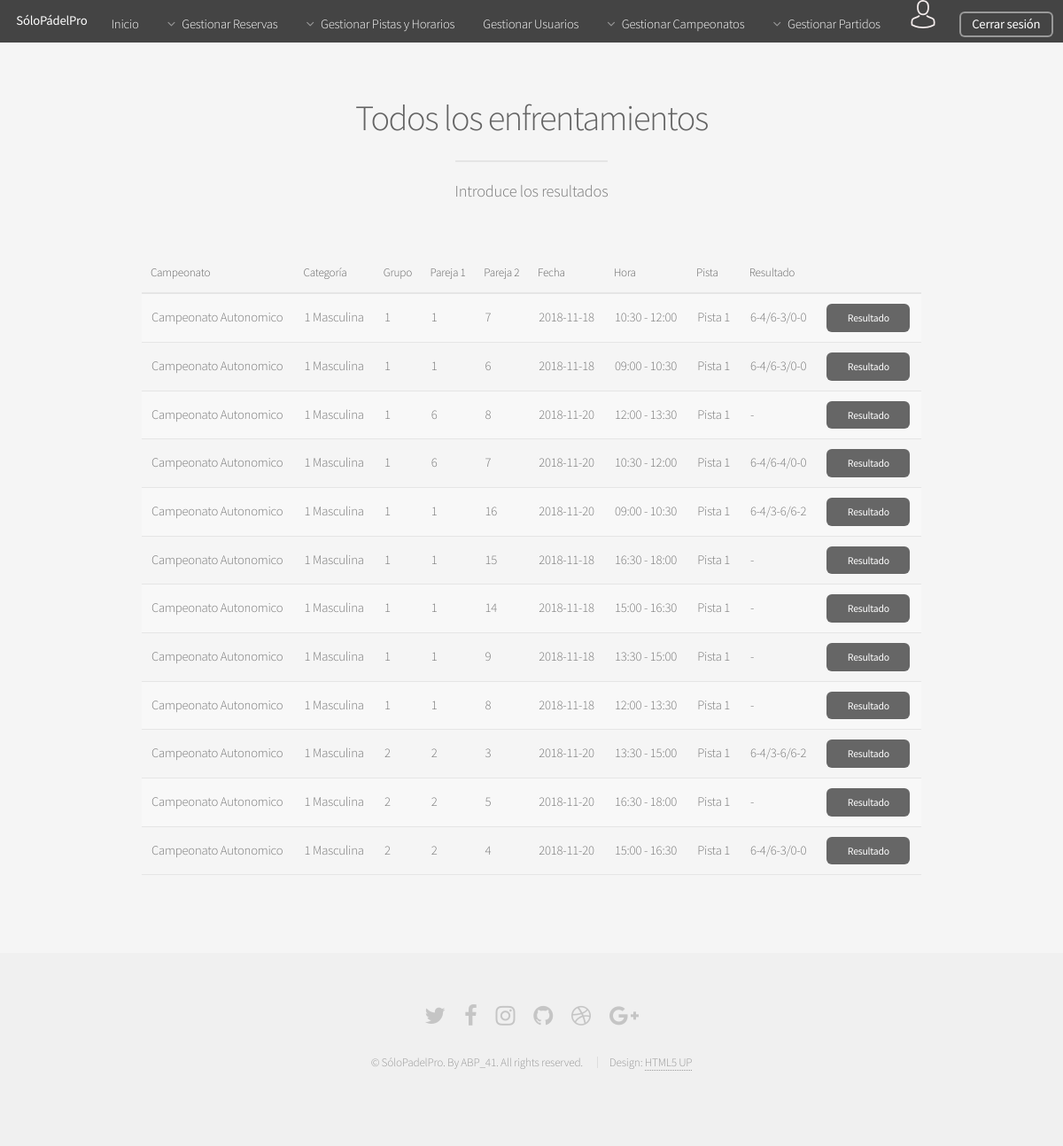
Page /Controllers/ENFRENTAMIENTO_Controller.php?action=SHOW (signed in) on the committed database.
### tables this page shows
CREATE TABLE IF NOT EXISTS ENFRENTAMIENTO(
  ID int(225) AUTO_INCREMENT NOT NULL,
  GRUPO_ID int(225) NOT NULL,
  RESULTADO varchar(25),
  PAREJA_1 int(225) NOT NULL,
  PAREJA_2 int(225) NOT NULL,
  RESERVA_ID int(225),
  PRIMARY KEY(ID),
  FOREIGN KEY (PAREJA_1) REFERENCES PAREJA (ID) ON DELETE CASCADE,
  FOREIGN KEY (PAREJA_2) REFERENCES PAREJA (ID) ON DELETE CASCADE,
  FOREIGN KEY (RESERVA_ID) REFERENCES RESERVA (ID) ON DELETE CASCADE,
  FOREIGN KEY (GRUPO_ID) REFERENCES GRUPO (ID) ON DELETE CASCADE
);

CREATE TABLE IF NOT EXISTS CAMPEONATO(
  ID int(225) AUTO_INCREMENT NOT NULL,
  NOMBRE varchar(50) NOT NULL,
  FECHA date NOT NULL,
  PRIMARY KEY(ID)
);

CREATE TABLE IF NOT EXISTS CATEGORIA(
  ID int(225) AUTO_INCREMENT NOT NULL,
  NIVEL int(5) NOT NULL,
  GENERO varchar(10) NOT NULL,
  PRIMARY KEY (ID)
);

CREATE TABLE IF NOT EXISTS GRUPO(
  ID int(225) AUTO_INCREMENT NOT NULL ,
  NOMBRE char(1) NOT NULL,
  CAMPEONATO_ID int(225) NOT NULL,
  CATEGORIA_ID int(225) NOT NULL,
  PRIMARY KEY(ID),
  FOREIGN KEY (CAMPEONATO_ID) REFERENCES CAMPEONATO (ID) ON DELETE CASCADE,
  FOREIGN KEY (CATEGORIA_ID) REFERENCES CATEGORIA (ID) ON DELETE CASCADE
);

CREATE TABLE IF NOT EXISTS RESERVA(
  ID int(225) AUTO_INCREMENT NOT NULL ,
  USUARIO_LOGIN varchar(25) NOT NULL,
  PISTA_ID int(225) NOT NULL,
  FECHA date NOT NULL,
  HORARIO_ID int(225) NOT NULL,
  PRIMARY KEY(ID),
  FOREIGN KEY (USUARIO_LOGIN) REFERENCES USUARIO (LOGIN) ON DELETE CASCADE,
  FOREIGN KEY (PISTA_ID) REFERENCES PISTA (ID) ON DELETE CASCADE,
  FOREIGN KEY (HORARIO_ID) REFERENCES HORARIO (ID) ON DELETE CASCADE
);

CREATE TABLE IF NOT EXISTS HORARIO(
  ID int(225) AUTO_INCREMENT NOT NULL,
  HORA_INICIO time NOT NULL,
  HORA_FIN time NOT NULL,
  PRIMARY KEY(ID)
);

CREATE TABLE IF NOT EXISTS PISTA(
  ID int(225) AUTO_INCREMENT NOT NULL ,
  NOMBRE varchar(25) NOT NULL,
  TIPO varchar(25) NOT NULL,
  PRIMARY KEY(ID)
);

### Functions/Authentication.php (called while the page is built)
<?php
function IsAuthenticated(){
	if (!isset($_SESSION['login'])){
		return false;
	}
	else{
		return true;
	}
}
?>

### Models/ENFRENTAMIENTO_Model.php (called while the page is built, shortened)
<?php
class ENFRENTAMIENTO_Model{
	function __construct($grupo_id,$resultado,$pareja_1,$pareja_2,$reserva_id){
        include_once '../Functions/Access_DB.php';
        $this->mysqli = ConnectDB();
    }
    function SHOW(){
        $fecha_act = date("Y-m-d");
        $sql_enf = "SELECT  CA.NOMBRE AS CAM_NOMBRE,
                                    CT.NIVEL,
                                    CT.GENERO,
                                    G.NOMBRE AS GR_NOMBRE,
                                    E.ID AS ENFRENTAMIENTO_ID,
                                    E.PAREJA_1 AS PAREJA1_ID,
                                    E.PAREJA_2 AS PAREJA2_ID,
                                    R.FECHA,
                                    H.HORA_INICIO,
                                    H.HORA_FIN,
                                    PI.NOMBRE AS PISTA_NOMBRE,
                                    E.RESULTADO
                                    FROM
                                    ENFRENTAMIENTO E,
                                    GRUPO G,
                                    CATEGORIA CT,
                                    CAMPEONATO CA,
                                    RESERVA R,
                                    HORARIO H,
                                    PISTA PI
                                    WHERE
                                    (E.GRUPO_ID = G.ID) and
                                    (G.CAMPEONATO_ID = CA.ID) and
                                    (G.CATEGORIA_ID = CT.ID) and
                                    (E.RESERVA_ID = R.ID) and
                                    (R.FECHA < '$fecha_act') and
                                    (R.HORARIO_ID = H.ID) and
                                    (R.PISTA_ID = PI.ID)
                                    ORDER BY 1, 2, 3, 4
                            ";
                $result_enf = $this->mysqli->query($sql_enf);
                return $result_enf;
    }
}
?>

### Functions/Access_DB.php (called while the page is built, shortened)
<?php
function ConnectDB(){
   $conexion = mysqli_connect("localhost", "abp41", "abp41", "ABP") or (new MESSAGE('ERROR: No se ha podido conectar con la base de datos', '../index.php'));
 if ($conexion->connect_errno) {
    	return false;
 }else{
 	return $conexion;
 }
}
?>

### Views/ENFRENTAMIENTO/GESRESULTADOS_View.php (the view)
<?php
class GESRESULTADOS{
	var $enfrentamientos;
	function __construct($enfrentamientos){
		$this->enfrentamientos = $enfrentamientos;
		$this->render();
	}
function render(){
    include '../Views/HEADER_View.php';
?>
	<section id="main" class="container">
	<header>
	   <h2>Todos los enfrentamientos</h2>
	    <p>Introduce los resultados</p>
	 </header>
				<div class="table-wrapper">
					<table>
						<thead >
							<tr>
								<th>Campeonato</th>
								<th>Categoría</th>
								<th>Grupo</th>
								<th>Pareja 1</th>
								<th>Pareja 2</th>
								<th>Fecha</th>
								<th>Hora</th>
								<th>Pista</th>
								<th>Resultado</th>
								<th></th>
							</tr>
						</thead>
						<tbody>
					<?php
						if($this->enfrentamientos <> NULL){
							while($row = mysqli_fetch_array($this->enfrentamientos)){
								$hora_inicio = explode(":", $row['HORA_INICIO']);
								$hora_fin = explode(":", $row['HORA_FIN']);
					?>
							<tr>
										<td><?php echo $row['CAM_NOMBRE']?></td>
										<td><?php echo $row['NIVEL']." ".$row['GENERO'] ?></td>
										<td><?php echo $row['GR_NOMBRE']?></td>
										<td><?php echo $row['PAREJA1_ID']?></td>
										<td><?php echo $row['PAREJA2_ID']?></td>
										<td><?php echo $row['FECHA']?></td>
										<td><?php echo $hora_inicio[0].":".$hora_inicio[1]." - ".$hora_fin[0].":".$hora_fin[1] ?></td>
										<td><?php echo $row['PISTA_NOMBRE']?></td>
										<?php if( $row['RESULTADO'] <> null){ ?>
											<td><?php echo $row['RESULTADO']?></td>
										<?php }else{ ?>
											<td><?php echo "-"?></td>
										<?php } ?>
										<td>
											<a class="button small" href="../Controllers/ENFRENTAMIENTO_Controller.php?action=INTRODUCIRRESULTADO&enfrentamiento_ID=<?=$row['ENFRENTAMIENTO_ID']?>">Resultado</a>
										</td>
							</tr>
				<?php
						}
					}
				?>
						</tbody>
					</table>
				</div>
   		</section>
    <?php
        include '../Views/FOOTER_View.php';
        }
    }
    ?>

### Controllers/ENFRENTAMIENTO_Controller.php (shortened to what this page needs)
<?php
    include "../Views/ENFRENTAMIENTO/GESRESULTADOS_View.php";
    include "../Models/CLASIFICACION_Model.php";
    include "../Models/ENFRENTAMIENTO_Model.php";
	if(isset($_REQUEST["action"]))  {
        $action = $_REQUEST["action"];
    }else{
        $action = 'SHOW';
    }
    switch ($action) {
        case 'SHOW':
            $ENFRENTAMIENTO = new ENFRENTAMIENTO_Model('','','','','');
            $enfrentamientos = $ENFRENTAMIENTO->SHOW();
            new GESRESULTADOS($enfrentamientos);
            break;
    }
?>

### Views/HEADER_View.php (shortened to what this page needs)
<?php
include_once '../Functions/Authentication.php';
?>
<html>
<head>
  <link rel="stylesheet" href="../assets/css/main.css" />
  <link rel="stylesheet" type="text/css" href="../assets/css/tcal.css" />
</head>
<body class="is-preload">
  <div id="page-wrapper">
    <header id="header">
      <h1><a href="../index.php">SóloPádelPro</a></h1>
      <nav id="nav">
        <ul>
          <li><a href="../index.php">Inicio</a></li>
          <li>
            <?php
            if(IsAuthenticated()){
              ?>
              <a href="#" class="icon fa-angle-down">Gestionar Reservas</a>
            </li>
            <?php
            if(isset($_SESSION["rol"]) && ($_SESSION["rol"] == 'ADMIN')){
              ?>
              <li>
                <a href="#" class="icon fa-angle-down">Gestionar Pistas y Horarios</a>
              </li>
              <?php
            }
            ?>
            <?php
            if(isset($_SESSION["rol"]) && ($_SESSION["rol"] == 'ADMIN')){
              ?>
              <li><a href="../Controllers/USER_Controller.php">Gestionar Usuarios</a></li>
              <?php
            }
            ?>
            <li>
              <a class="icon fa-angle-down">Gestionar Campeonatos</a>
            </li>
            <li>
              <a href="#" class="icon fa-angle-down">Gestionar Partidos</a>
            </li>
            <li><a href="#" class="class="icon fa-angle-down >
              <input type="image" id="login" src="../Views/images/avatar.png">
            </a>
          </li>
          <li>
            <a href="../Functions/Desconectar.php" class="button">Cerrar sesión</a>
            <?php
          }
          ?>
        </li>
      </ul>
    </nav>
  </header>

### Views/FOOTER_View.php (shortened to what this page needs)
<footer id="footer">
            <ul class="icons">
                <li><a href="#" class="icon fa-twitter"><span class="label">Twitter</span></a></li>
                <li><a href="#" class="icon fa-facebook"><span class="label">Facebook</span></a></li>
                <li><a href="#" class="icon fa-instagram"><span class="label">Instagram</span></a></li>
                <li><a href="#" class="icon fa-github"><span class="label">Github</span></a></li>
                <li><a href="#" class="icon fa-dribbble"><span class="label">Dribbble</span></a></li>
                <li><a href="#" class="icon fa-google-plus"><span class="label">Google+</span></a></li>
            </ul>
            <ul class="copyright">
                <li>&copy; SóloPadelPro. By ABP_41. All rights reserved.</li>
                <li>Design: <a href="http://html5up.net">HTML5 UP</a></li>
            </ul>
        </footer>
</div>
</body>
</html>

### rows in the picture
enfrentamiento: campeonato.NOMBRE "Campeonato Autonomico", categoria.NIVEL "1", categoria.GENERO "Masculina", GRUPO_ID.NOMBRE "1", PAREJA_1 "1", PAREJA_2 "7", RESERVA_ID.FECHA "2018-11-18", horario.HORA_INICIO "10", horario.HORA_INICIO "30", horario.HORA_FIN "12", horario.HORA_FIN "00", pista.NOMBRE "Pista 1", RESULTADO "6-4/6-3/0-0"
enfrentamiento: campeonato.NOMBRE "Campeonato Autonomico", categoria.NIVEL "1", categoria.GENERO "Masculina", GRUPO_ID.NOMBRE "1", PAREJA_1 "1", PAREJA_2 "6", RESERVA_ID.FECHA "2018-11-18", horario.HORA_INICIO "09", horario.HORA_INICIO "00", horario.HORA_FIN "10", horario.HORA_FIN "30", pista.NOMBRE "Pista 1", RESULTADO "6-4/6-3/0-0"
enfrentamiento: campeonato.NOMBRE "Campeonato Autonomico", categoria.NIVEL "1", categoria.GENERO "Masculina", GRUPO_ID.NOMBRE "1", PAREJA_1 "6", PAREJA_2 "8", RESERVA_ID.FECHA "2018-11-20", horario.HORA_INICIO "12", horario.HORA_INICIO "00", horario.HORA_FIN "13", horario.HORA_FIN "30", pista.NOMBRE "Pista 1"
enfrentamiento: campeonato.NOMBRE "Campeonato Autonomico", categoria.NIVEL "1", categoria.GENERO "Masculina", GRUPO_ID.NOMBRE "1", PAREJA_1 "6", PAREJA_2 "7", RESERVA_ID.FECHA "2018-11-20", horario.HORA_INICIO "10", horario.HORA_INICIO "30", horario.HORA_FIN "12", horario.HORA_FIN "00", pista.NOMBRE "Pista 1", RESULTADO "6-4/6-4/0-0"
enfrentamiento: campeonato.NOMBRE "Campeonato Autonomico", categoria.NIVEL "1", categoria.GENERO "Masculina", GRUPO_ID.NOMBRE "1", PAREJA_1 "1", PAREJA_2 "16", RESERVA_ID.FECHA "2018-11-20", horario.HORA_INICIO "09", horario.HORA_INICIO "00", horario.HORA_FIN "10", horario.HORA_FIN "30", pista.NOMBRE "Pista 1", RESULTADO "6-4/3-6/6-2"
enfrentamiento: campeonato.NOMBRE "Campeonato Autonomico", categoria.NIVEL "1", categoria.GENERO "Masculina", GRUPO_ID.NOMBRE "1", PAREJA_1 "1", PAREJA_2 "15", RESERVA_ID.FECHA "2018-11-18", horario.HORA_INICIO "16", horario.HORA_INICIO "30", horario.HORA_FIN "18", horario.HORA_FIN "00", pista.NOMBRE "Pista 1"
enfrentamiento: campeonato.NOMBRE "Campeonato Autonomico", categoria.NIVEL "1", categoria.GENERO "Masculina", GRUPO_ID.NOMBRE "1", PAREJA_1 "1", PAREJA_2 "14", RESERVA_ID.FECHA "2018-11-18", horario.HORA_INICIO "15", horario.HORA_INICIO "00", horario.HORA_FIN "16", horario.HORA_FIN "30", pista.NOMBRE "Pista 1"
enfrentamiento: campeonato.NOMBRE "Campeonato Autonomico", categoria.NIVEL "1", categoria.GENERO "Masculina", GRUPO_ID.NOMBRE "1", PAREJA_1 "1", PAREJA_2 "9", RESERVA_ID.FECHA "2018-11-18", horario.HORA_INICIO "13", horario.HORA_INICIO "30", horario.HORA_FIN "15", horario.HORA_FIN "00", pista.NOMBRE "Pista 1"
enfrentamiento: campeonato.NOMBRE "Campeonato Autonomico", categoria.NIVEL "1", categoria.GENERO "Masculina", GRUPO_ID.NOMBRE "1", PAREJA_1 "1", PAREJA_2 "8", RESERVA_ID.FECHA "2018-11-18", horario.HORA_INICIO "12", horario.HORA_INICIO "00", horario.HORA_FIN "13", horario.HORA_FIN "30", pista.NOMBRE "Pista 1"
enfrentamiento: campeonato.NOMBRE "Campeonato Autonomico", categoria.NIVEL "1", categoria.GENERO "Masculina", GRUPO_ID.NOMBRE "2", PAREJA_1 "2", PAREJA_2 "3", RESERVA_ID.FECHA "2018-11-20", horario.HORA_INICIO "13", horario.HORA_INICIO "30", horario.HORA_FIN "15", horario.HORA_FIN "00", pista.NOMBRE "Pista 1", RESULTADO "6-4/3-6/6-2"
enfrentamiento: campeonato.NOMBRE "Campeonato Autonomico", categoria.NIVEL "1", categoria.GENERO "Masculina", GRUPO_ID.NOMBRE "2", PAREJA_1 "2", PAREJA_2 "5", RESERVA_ID.FECHA "2018-11-20", horario.HORA_INICIO "16", horario.HORA_INICIO "30", horario.HORA_FIN "18", horario.HORA_FIN "00", pista.NOMBRE "Pista 1"
enfrentamiento: campeonato.NOMBRE "Campeonato Autonomico", categoria.NIVEL "1", categoria.GENERO "Masculina", GRUPO_ID.NOMBRE "2", PAREJA_1 "2", PAREJA_2 "4", RESERVA_ID.FECHA "2018-11-20", horario.HORA_INICIO "15", horario.HORA_INICIO "00", horario.HORA_FIN "16", horario.HORA_FIN "30", pista.NOMBRE "Pista 1", RESULTADO "6-4/6-3/0-0"
